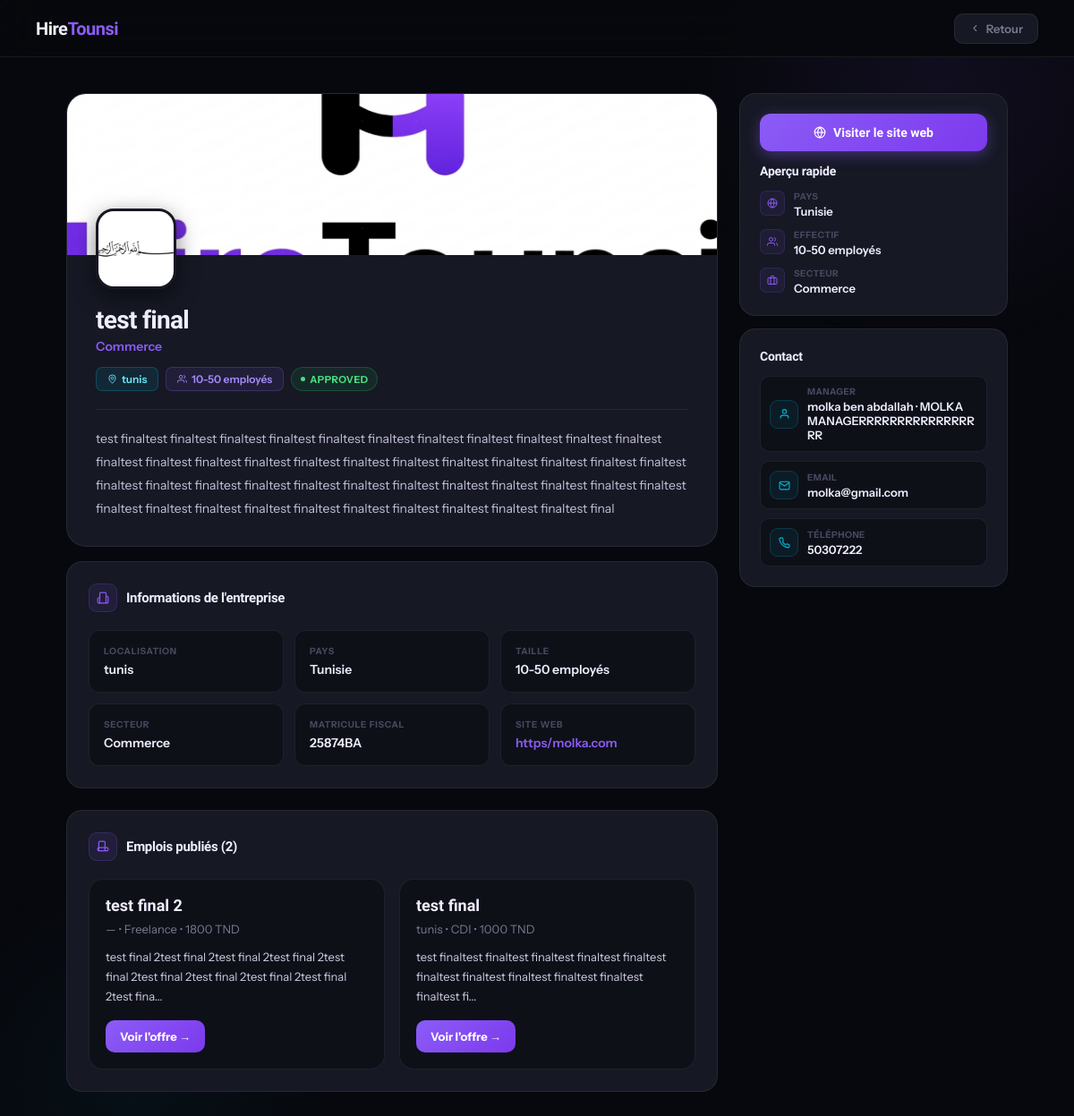
Page /company_details.php?id=22 on the committed database.
### tables this page shows
CREATE TABLE `companies` (
  `id` int(11) NOT NULL,
  `user_id` int(11) DEFAULT NULL,
  `name` varchar(255) DEFAULT NULL,
  `city` varchar(255) DEFAULT NULL,
  `sector` varchar(255) DEFAULT NULL,
  `description` text DEFAULT NULL,
  `website` varchar(255) DEFAULT NULL,
  `fiscal_number` varchar(255) DEFAULT NULL,
  `company_size` varchar(255) DEFAULT NULL,
  `country` varchar(255) DEFAULT NULL,
  `location` varchar(255) DEFAULT NULL,
  `manager_name` varchar(255) DEFAULT NULL,
  `manager_phone` varchar(255) DEFAULT NULL,
  `manager_email` varchar(255) DEFAULT NULL,
  `manager_role` varchar(255) DEFAULT NULL,
  `logo` varchar(255) DEFAULT NULL,
  `status` varchar(50) DEFAULT 'pending',
  `created_at` timestamp NOT NULL DEFAULT current_timestamp(),
  `cover` varchar(255) DEFAULT NULL
);

CREATE TABLE `jobs` (
  `id` int(11) NOT NULL,
  `title` varchar(255) DEFAULT NULL,
  `company` varchar(255) DEFAULT NULL,
  `salary` varchar(100) DEFAULT NULL,
  `salary_max` varchar(100) DEFAULT NULL,
  `city` varchar(100) DEFAULT NULL,
  `description` text DEFAULT NULL,
  `created_at` timestamp NOT NULL DEFAULT current_timestamp(),
  `status` varchar(20) DEFAULT 'pending',
  `user_id` int(11) DEFAULT NULL,
  `contract_type` varchar(50) DEFAULT NULL,
  `category` varchar(100) DEFAULT NULL,
  `experience_level` varchar(100) DEFAULT NULL,
  `recruiter_type` varchar(50) DEFAULT NULL,
  `external_apply` tinyint(1) DEFAULT 0,
  `external_url` text DEFAULT NULL,
  `questions` longtext DEFAULT NULL,
  `company_id` int(11) DEFAULT NULL
);

### company_details.php (the view, shortened to what this page needs)
<?php
include "config.php";
$id = (int) $_GET["id"];
$stmt = $pdo->prepare("SELECT * FROM companies WHERE id=?");
$stmt->execute([$id]);
$company = $stmt->fetch();
$jobsStmt = $pdo->prepare("
    SELECT *
    FROM jobs
    WHERE (company_id = ? OR company = ?)
    AND status = 'approved'
    ORDER BY id DESC
");
$jobsStmt->execute([$id, $company["name"]]);
$jobs = $jobsStmt->fetchAll();
?>
<!DOCTYPE html>
<html lang="fr">
<head>
</head>
<body>
<nav>
  <a href="index.html" class="nav-logo">Hire<span>Tounsi</span></a>
  <a href="company.php" class="back-btn">
    <svg width="13" height="13" viewBox="0 0 24 24" fill="none" stroke="currentColor" stroke-width="2">
      <path d="m15 18-6-6 6-6"/>
    </svg>
    Retour
  </a>
</nav>
<div class="wrapper">
  <div class="main">
    <div class="hero-card">
      <div class="banner" style="
        <?php
        echo !empty($company['cover'])
          ? "background-image:url('uploads/" . htmlspecialchars($company['cover']) . "');"
          : "background:linear-gradient(135deg,#2d1b69,#8b5cf6 50%,#06b6d4);";
        ?>
      ">
        <div class="company-logo">
          <?php if(!empty($company["logo"])): ?>
            <img src="uploads/<?= htmlspecialchars($company["logo"]) ?>">
          <?php else: ?>
            <?= strtoupper(substr($company["name"],0,1)) ?>
          <?php endif; ?>
        </div>
      </div>
      <div class="hero-body">
        <div class="company-name"><?= htmlspecialchars($company["name"]) ?></div>
        <div class="company-sector"><?= htmlspecialchars($company["sector"] ?? '') ?></div>
        <div class="chips">
          <?php if(!empty($company["location"])): ?>
          <span class="chip chip-loc">
            <svg width="11" height="11" viewBox="0 0 24 24" fill="none" stroke="currentColor" stroke-width="2"><path d="M20 10c0 6-8 12-8 12s-8-6-8-12a8 8 0 0 1 16 0Z"/><circle cx="12" cy="10" r="3"/></svg>
            <?= htmlspecialchars($company["location"]) ?>
          </span>
          <?php endif; ?>
          <?php if(!empty($company["company_size"])): ?>
          <span class="chip chip-size">
            <svg width="11" height="11" viewBox="0 0 24 24" fill="none" stroke="currentColor" stroke-width="2"><path d="M17 21v-2a4 4 0 0 0-4-4H5a4 4 0 0 0-4 4v2"/><circle cx="9" cy="7" r="4"/><path d="M23 21v-2a4 4 0 0 0-3-3.87"/><path d="M16 3.13a4 4 0 0 1 0 7.75"/></svg>
            <?= htmlspecialchars($company["company_size"]) ?>
          </span>
          <?php endif; ?>
          <?php if(!empty($company["status"])): ?>
          <span class="chip-status s-<?= $company["status"] ?>">
            <span class="sdot"></span><?= ucfirst($company["status"]) ?>
          </span>
          <?php endif; ?>
        </div>
        <?php if(!empty($company["description"])): ?>
          <div class="hero-divider"></div>
          <div class="company-desc"><?= nl2br(htmlspecialchars($company["description"])) ?></div>
        <?php endif; ?>
      </div>
    </div>
    <div class="section">
      <div class="section-header">
        <div class="section-icon">
          <svg width="14" height="14" viewBox="0 0 24 24" fill="none" stroke="currentColor" stroke-width="2"><path d="M6 22V4a2 2 0 0 1 2-2h8a2 2 0 0 1 2 2v18Z"/><path d="M6 12H4a2 2 0 0 0-2 2v6a2 2 0 0 0 2 2h2"/><path d="M18 9h2a2 2 0 0 1 2 2v9a2 2 0 0 1-2 2h-2"/></svg>
        </div>
        <div class="section-title">Informations de l'entreprise</div>
      </div>
      <div class="info-grid">
        <div class="info-box">
          <div class="info-label">Localisation</div>
          <div class="info-val"><?= htmlspecialchars($company["location"] ?: '—') ?></div>
        </div>
        <div class="info-box">
          <div class="info-label">Pays</div>
          <div class="info-val"><?= htmlspecialchars($company["country"] ?: '—') ?></div>
        </div>
        <div class="info-box">
          <div class="info-label">Taille</div>
          <div class="info-val"><?= htmlspecialchars($company["company_size"] ?: '—') ?></div>
        </div>
        <div class="info-box">
          <div class="info-label">Secteur</div>
          <div class="info-val"><?= htmlspecialchars($company["sector"] ?: '—') ?></div>
        </div>
        <?php if(!empty($company["fiscal_number"])): ?>
        <div class="info-box">
          <div class="info-label">Matricule fiscal</div>
          <div class="info-val"><?= htmlspecialchars($company["fiscal_number"]) ?></div>
        </div>
        <?php endif; ?>
        <?php if(!empty($company["website"])): ?>
        <div class="info-box">
          <div class="info-label">Site web</div>
          <div class="info-val"><a href="<?= htmlspecialchars($company["website"]) ?>" target="_blank"><?= htmlspecialchars($company["website"]) ?></a></div>
        </div>
        <?php endif; ?>
      </div>
    </div>
    <div class="section jobs-section">
      <div class="section-header">
        <div class="section-icon">
          <svg width="14" height="14" viewBox="0 0 24 24" fill="none" stroke="currentColor" stroke-width="2">
            <path d="M16 20V4a2 2 0 0 0-2-2H6a2 2 0 0 0-2 2v16"/>
            <rect x="2" y="14" width="20" height="6" rx="2"/>
          </svg>
        </div>
        <div class="section-title">
          Emplois publiés (<?= count($jobs) ?>)
        </div>
      </div>
      <?php if(count($jobs) > 0): ?>
        <div class="jobs-grid">
          <?php foreach($jobs as $job): ?>
            <div class="job-card">
              <div class="job-title">
                <?= htmlspecialchars($job["title"]) ?>
              </div>
              <div class="job-meta">
                <?= htmlspecialchars($job["city"] ?: '—') ?>
                •
                <?= htmlspecialchars($job["contract_type"] ?: '—') ?>
                <?php if(!empty($job["salary"])): ?>
                • <?= htmlspecialchars($job["salary"]) ?> TND
                <?php endif; ?>
              </div>
              <div class="job-desc">
                <?= mb_strimwidth(strip_tags($job["description"]), 0, 120, "...") ?>
              </div>
              <a href="job_details.php?id=<?= $job["id"] ?>" class="job-btn">
                Voir l'offre →
              </a>
            </div>
          <?php endforeach; ?>
        </div>
      <?php endif; ?>
    </div>
  </div>
  <div class="sidebar">
    <div class="side-card">
      <?php if(!empty($company["website"])): ?>
      <a href="<?= htmlspecialchars($company["website"]) ?>" target="_blank" class="website-btn">
        <svg width="14" height="14" viewBox="0 0 24 24" fill="none" stroke="currentColor" stroke-width="2"><circle cx="12" cy="12" r="10"/><line x1="2" y1="12" x2="22" y2="12"/><path d="M12 2a15.3 15.3 0 0 1 4 10 15.3 15.3 0 0 1-4 10 15.3 15.3 0 0 1-4-10 15.3 15.3 0 0 1 4-10z"/></svg>
        Visiter le site web
      </a>
      <?php endif; ?>
      <div class="side-title">Aperçu rapide</div>
      <?php if(!empty($company["country"])): ?>
      <div class="meta-row">
        <div class="meta-icon">
          <svg width="12" height="12" viewBox="0 0 24 24" fill="none" stroke="currentColor" stroke-width="2"><circle cx="12" cy="12" r="10"/><line x1="2" y1="12" x2="22" y2="12"/><path d="M12 2a15.3 15.3 0 0 1 4 10 15.3 15.3 0 0 1-4 10 15.3 15.3 0 0 1-4-10 15.3 15.3 0 0 1 4-10z"/></svg>
        </div>
        <div>
          <div class="meta-label">Pays</div>
          <div class="meta-val"><?= htmlspecialchars($company["country"]) ?></div>
        </div>
      </div>
      <?php endif; ?>
      <?php if(!empty($company["company_size"])): ?>
      <div class="meta-row">
        <div class="meta-icon">
          <svg width="12" height="12" viewBox="0 0 24 24" fill="none" stroke="currentColor" stroke-width="2"><path d="M17 21v-2a4 4 0 0 0-4-4H5a4 4 0 0 0-4 4v2"/><circle cx="9" cy="7" r="4"/><path d="M23 21v-2a4 4 0 0 0-3-3.87"/><path d="M16 3.13a4 4 0 0 1 0 7.75"/></svg>
        </div>
        <div>
          <div class="meta-label">Effectif</div>
          <div class="meta-val"><?= htmlspecialchars($company["company_size"]) ?></div>
        </div>
      </div>
      <?php endif; ?>
      <?php if(!empty($company["sector"])): ?>
      <div class="meta-row">
        <div class="meta-icon">
          <svg width="12" height="12" viewBox="0 0 24 24" fill="none" stroke="currentColor" stroke-width="2"><rect width="20" height="14" x="2" y="7" rx="2"/><path d="M16 21V5a2 2 0 0 0-2-2h-4a2 2 0 0 0-2 2v16"/></svg>
        </div>
        <div>
          <div class="meta-label">Secteur</div>
          <div class="meta-val"><?= htmlspecialchars($company["sector"]) ?></div>
        </div>
      </div>
      <?php endif; ?>
    </div>
    <?php if(!empty($company["manager_name"]) || !empty($company["manager_email"]) || !empty($company["manager_phone"])): ?>
    <div class="side-card" style="animation-delay:.15s">
      <div class="side-title">Contact</div>
      <div class="contact-rows">
        <?php if(!empty($company["manager_name"])): ?>
        <div class="contact-row">
          <div class="cr-icon">
            <svg width="13" height="13" viewBox="0 0 24 24" fill="none" stroke="currentColor" stroke-width="2"><path d="M20 21v-2a4 4 0 0 0-4-4H8a4 4 0 0 0-4 4v2"/><circle cx="12" cy="7" r="4"/></svg>
          </div>
          <div>
            <div class="cr-label">Manager</div>
            <div class="cr-val"><?= htmlspecialchars($company["manager_name"]) ?><?= !empty($company["manager_role"]) ? ' · '.htmlspecialchars($company["manager_role"]) : '' ?></div>
          </div>
        </div>
        <?php endif; ?>
        <?php if(!empty($company["manager_email"])): ?>
        <div class="contact-row">
          <div class="cr-icon">
            <svg width="13" height="13" viewBox="0 0 24 24" fill="none" stroke="currentColor" stroke-width="2"><path d="M4 4h16c1.1 0 2 .9 2 2v12c0 1.1-.9 2-2 2H4c-1.1 0-2-.9-2-2V6c0-1.1.9-2 2-2z"/><polyline points="22,6 12,13 2,6"/></svg>
          </div>
          <div>
            <div class="cr-label">Email</div>
            <div class="cr-val"><?= htmlspecialchars($company["manager_email"]) ?></div>
          </div>
        </div>
        <?php endif; ?>
        <?php if(!empty($company["manager_phone"])): ?>
        <div class="contact-row">
          <div class="cr-icon">
          </div>
          <div>
            <div class="cr-label">Téléphone</div>
            <div class="cr-val"><?= htmlspecialchars($company["manager_phone"]) ?></div>
          </div>
        </div>
        <?php endif; ?>
      </div>
    </div>
    <?php endif; ?>
  </div>
</div>
</body>
</html>

### rows in the picture
companies: cover (picture), logo (picture), name "test final", sector "Commerce", location "tunis", company_size "10-50 employés", status "APPROVED", description "test finaltest finaltest finaltest finaltest finaltest finaltest finaltest finaltest finaltest finaltest finaltest finaltest finaltest finaltest finaltest finaltest finaltest finaltest finaltest finaltest finaltest finaltest finaltest finaltest finaltest finaltest finaltest finaltest finaltest finaltest finaltest finaltest finaltest finaltest finaltest finaltest finaltest finaltest finaltest finaltest finaltest finaltest finaltest finaltest finaltest final", country "Tunisie", fiscal_number "25874BA", website "https/molka.com", manager_name "molka ben abdallah", manager_role "MOLKA MANAGERRRRRRRRRRRRRRRRR", manager_email "molka@gmail.com", manager_phone "50307222"
jobs: title "test final 2", city "—", contract_type "Freelance", salary "1800", description "test final 2test final 2test final 2test final 2test final 2test final 2test final 2test final 2test final 2test fina..."
jobs: title "test final", city "tunis", contract_type "CDI", salary "1000", description "test finaltest finaltest finaltest finaltest finaltest finaltest finaltest finaltest finaltest finaltest finaltest fi..."

### other values in the picture
count($jobs) "2"
